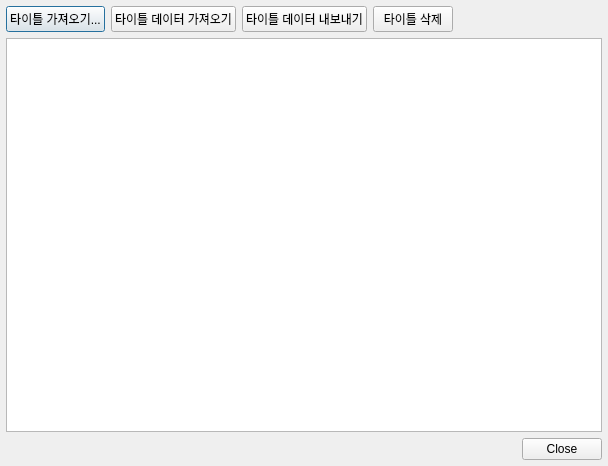
<?xml version="1.0" encoding="UTF-8"?>
<ui version="4.0">
 <class>TitleManagerDialog</class>
 <widget class="QDialog" name="TitleManagerDialog">
  <property name="geometry">
   <rect>
    <x>0</x>
    <y>0</y>
    <width>608</width>
    <height>466</height>
   </rect>
  </property>
  <property name="windowTitle">
   <string>DSi 타이틀 관리자 - melonDS</string>
  </property>
  <layout class="QVBoxLayout" name="verticalLayout_2">
   <property name="leftMargin">
    <number>6</number>
   </property>
   <property name="topMargin">
    <number>6</number>
   </property>
   <property name="rightMargin">
    <number>6</number>
   </property>
   <property name="bottomMargin">
    <number>6</number>
   </property>
   <item>
    <layout class="QHBoxLayout" name="horizontalLayout">
     <item>
      <widget class="QPushButton" name="btnImportTitle">
       <property name="whatsThis">
        <string>&lt;html&gt;&lt;head/&gt;&lt;body&gt;&lt;p&gt;Import a DSiware title to your emulated DSi system.&lt;/p&gt;&lt;/body&gt;&lt;/html&gt;</string>
       </property>
       <property name="text">
        <string>타이틀 가져오기...</string>
       </property>
      </widget>
     </item>
     <item>
      <widget class="QPushButton" name="btnImportTitleData">
       <property name="whatsThis">
        <string>&lt;html&gt;&lt;head/&gt;&lt;body&gt;&lt;p&gt;Import data (save, banner...) for the selected title.&lt;/p&gt;&lt;/body&gt;&lt;/html&gt;</string>
       </property>
       <property name="text">
        <string>타이틀 데이터 가져오기</string>
       </property>
      </widget>
     </item>
     <item>
      <widget class="QPushButton" name="btnExportTitleData">
       <property name="whatsThis">
        <string>&lt;html&gt;&lt;head/&gt;&lt;body&gt;&lt;p&gt;Export the data (save, banner...) associated with the selected title.&lt;/p&gt;&lt;/body&gt;&lt;/html&gt;</string>
       </property>
       <property name="text">
        <string>타이틀 데이터 내보내기</string>
       </property>
      </widget>
     </item>
     <item>
      <widget class="QPushButton" name="btnDeleteTitle">
       <property name="whatsThis">
        <string>&lt;html&gt;&lt;head/&gt;&lt;body&gt;&lt;p&gt;Permanently delete the selected title and its associated data from your emulated DSi.&lt;/p&gt;&lt;/body&gt;&lt;/html&gt;</string>
       </property>
       <property name="text">
        <string>타이틀 삭제</string>
       </property>
      </widget>
     </item>
     <item>
      <spacer name="horizontalSpacer">
       <property name="orientation">
        <enum>Qt::Horizontal</enum>
       </property>
       <property name="sizeHint" stdset="0">
        <size>
         <width>40</width>
         <height>20</height>
        </size>
       </property>
      </spacer>
     </item>
    </layout>
   </item>
   <item>
    <widget class="QListWidget" name="lstTitleList"/>
   </item>
   <item>
    <widget class="QDialogButtonBox" name="buttonBox">
     <property name="standardButtons">
      <set>QDialogButtonBox::Close</set>
     </property>
    </widget>
   </item>
  </layout>
 </widget>
 <resources/>
 <connections>
  <connection>
   <sender>buttonBox</sender>
   <signal>accepted()</signal>
   <receiver>TitleManagerDialog</receiver>
   <slot>accept()</slot>
   <hints>
    <hint type="sourcelabel">
     <x>303</x>
     <y>448</y>
    </hint>
    <hint type="destinationlabel">
     <x>303</x>
     <y>232</y>
    </hint>
   </hints>
  </connection>
  <connection>
   <sender>buttonBox</sender>
   <signal>rejected()</signal>
   <receiver>TitleManagerDialog</receiver>
   <slot>reject()</slot>
   <hints>
    <hint type="sourcelabel">
     <x>303</x>
     <y>448</y>
    </hint>
    <hint type="destinationlabel">
     <x>303</x>
     <y>232</y>
    </hint>
   </hints>
  </connection>
 </connections>
</ui>
